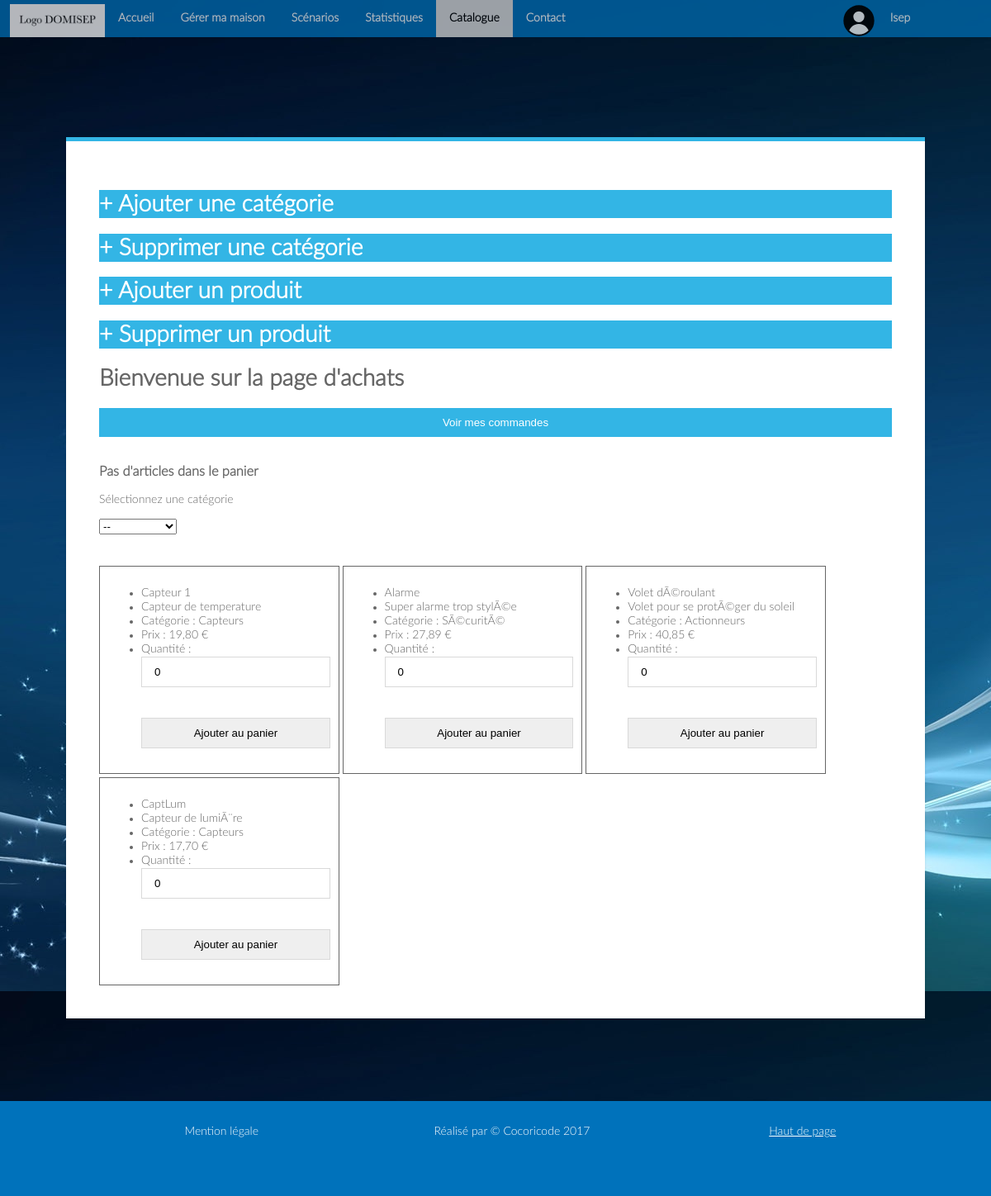
The page /index.php?page=catalogue (signed in) on the database as committed earlier.
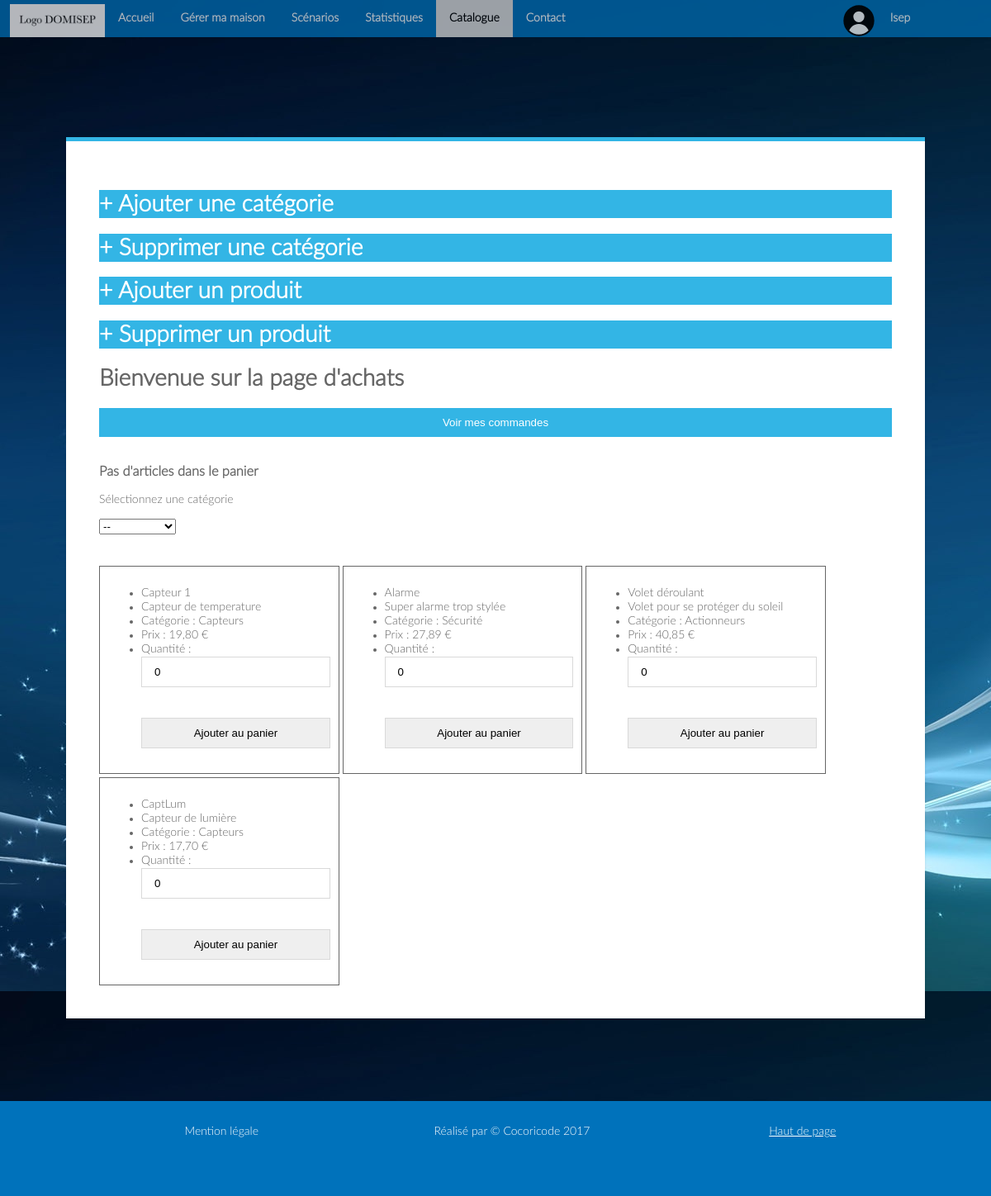
The same page on the database as committed later.
### tables this page shows
CREATE TABLE `Catalogue` (
  `Id` int(10) NOT NULL,
  `Nom` varchar(30) NOT NULL,
  `Description` varchar(300) NOT NULL,
  `Prix` varchar(10) NOT NULL,
  `Id_categorie` varchar(10) NOT NULL
);

CREATE TABLE `categories` (
  `Id` int(10) NOT NULL,
  `Nom` varchar(30) NOT NULL,
  `Description` varchar(300) NOT NULL
);

### Vue/gabarit.php (called while the page is built, shortened)
<?php
include('Vue/header.php');
?>

### Controleur/catalogue.php (called while the page is built)
<?php
include 'Vue/catalogue.php';
?>

### Vue/catalogue.php (the view, shortened to what this page needs)
<?php
include 'Vue/gabarit.php';
if (! isset ( $_SESSION ['panier'] )) {
	$panier = "Pas d'articles dans le panier";
} else {
	$panier = count ( $_SESSION ['panier'] ) . " article(s) dans votre panier";
}
?>
<div class="module3">
	<div class="module form-block">
	<?php
	if ($_SESSION ['admin'] == '1') {
		include 'Vue/newcat.php';
	}
	?>
	<h1>Bienvenue sur la page d'achats</h1>
		<button onclick='document.location.href="index.php?page=cmdclient" '>Voir
			mes commandes</button>
		<br>
		<br>
		<h3><?php echo $panier ?></h3>
<p>Sélectionnez une catégorie</p>
		<form action="" method="post" id="categ">
			<select id="cat" name="cat"
				onchange='document.getElementById("categ").submit()'>
				<option value="rien">--</option>
	<?php
	include 'Modele/connexion_bdd.php';
	$req = $mysqli->query ( "SELECT * FROM categories" );
		?>
	</select>
		</form>
		<br>
		<br>
	<?php
if (isset ( $_POST ['cat'] ) && $_POST ['cat'] != "tout" && $_POST ['cat'] != "rien") {
	$idcat = $_POST ['cat'];
	$req = $mysqli->query ( "SELECT * FROM Catalogue WHERE Id_categorie = '$idcat'" );
} else {
	$req = $mysqli->query ( "SELECT * FROM Catalogue" );
}
while ( $don = $req->fetch_array ( MYSQLI_ASSOC ) ) {
	$cat = $don ['Id_categorie'];
	$reqcat = $mysqli->query ( "SELECT * FROM categories WHERE Id = '$cat'" );
	$cate = $reqcat->fetch_array ( MYSQLI_ASSOC );
	$catg = $cate ['Nom'];
	?>
<div class="capt">
			<ul>
				<li><?php echo $don['Nom'] ?></li>
				<li><?php echo $don['Description'] ?></li>
				<li>Catégorie : <?php echo $catg ?></li>
				<li>Prix : <?php echo $don['Prix'] ?> €</li>
				<form method="post" action="Controleur/achat.php?id=<?php echo $don['Id'] ?>">
					<li>Quantité : <input type="number" name="quant" min="0" max="100" step="1" value="0"></li>
					<br> <input type="submit" name='aj' value="Ajouter au panier">
				</form>
			</ul>
		</div>
<?php
}
?>
</div>
</div>

### index.php (shortened to what this page needs)
<?php
require ("Vue/fonctions.php");
if (isset ( $_SESSION ['id'] ) && isset ( $_SESSION ['mail'] )) {
	switch (htmlentities ( $_GET ["page"] )) {
		case "catalogue" :
			include ("Controleur/catalogue.php");
			break;
	}
}
require ('Vue/footer.php');
?>

### Vue/header.php (shortened to what this page needs)
<!DOCTYPE html>
<html>
<head>
<link rel="stylesheet" href="Vue/style.css" type="text/css" />
<link rel="stylesheet" href="Vue/stylead.css" type="text/css" />
<link rel="stylesheet" href="Vue/dropit.css" type="text/css" />
</head>
<body>
	<div class="header">
		<nav class="menu">
			<ul id="menu_deroulant">
				<div class="logo">
					<img src="Vue/logo.png"></img>
					<li><a <?php activepage("accueil")?> href="index.php?page=accueil">Accueil</a></li>
					<li><a <?php activepage("reglages")?>
						href="index.php?page=reglages">Gérer ma maison</a></li>
					<li><a <?php activepage("scenarios")?>
						href="index.php?page=scenarios">Scénarios</a></li>
					<li><a <?php activepage("stats")?> href="index.php?page=stats">Statistiques</a></li>
					<li><a <?php activepage("catalogue")?>
						href="index.php?page=catalogue">Catalogue</a></li>
					<li><a <?php activepage("contact")?> href="index.php?page=contact">Contact</a></li>
			<?php if (isset($_SESSION['id'])) {?>
			<div class="nav-right">
						<img src="Vue/user.svg"
							style="padding-right: 5px;width=30px;height=30px;"></img>
						<div class="nav-right2">
							<ul id="dropit" class="dropit">
								<li class="dropit-trigger dropit-open"><a href="#"><?php echo $_SESSION['prenom']; ?></a>
									</li>
							</ul>
						</div>
					</div>
				</div>
			<?php
			}
			?>
		</ul>
		</nav>
	</div>

### Vue/fonctions.php (shortened to what this page needs)
<?php
function activepage($requestUri)
{
	if (isset($_GET["page"])) {
		$current_file_name = htmlentities($_GET["page"]);
	}
	else {
		$current_file_name = "";
	}
	if ($current_file_name == $requestUri)
		echo 'class="active"';
}
	?>

### Vue/newcat.php (shortened to what this page needs)
<div>
<div class="fond_admin" style="background-color:#33b5e5; color: #FFFFFF">
<h1 style="cursor:pointer" onclick = 'affich("nouvcat","Ajouter une catégorie","tnouvcat")' id = "tnouvcat">+ Ajouter une catégorie</h1>
</div>
<div class="fond_admin" style="background-color:#33b5e5; color: #FFFFFF">
<h1 style="cursor:pointer" onclick = 'affich("suppcat","Supprimer une catégorie","tsuppcat")' id = "tsuppcat">+ Supprimer une catégorie</h1>
</div>
<div class="fond_admin" style="background-color:#33b5e5; color: #FFFFFF">
<h1 style="cursor:pointer" onclick = 'affich("ajpdt","Ajouter un produit","tajpdt")' id = "tajpdt">+ Ajouter un produit</h1>
</div>
<div id="fond_admin" style="background-color:#33b5e5; color: #FFFFFF">
<h1 style="cursor:pointer" onclick = 'affich("suppdt","Supprimer un produit","tsuppdt")' id = "tsuppdt">+ Supprimer un produit</h1>
</div>
</div>

### Vue/footer.php
<div class="footer">
  <ul>
    <li>Mention légale</li>
    <li>Réalisé par © Cocoricode 2017</li>
    <li><a href="#contenu">Haut de page</a></li>
  </ul>
</div>
</body>
</html>

### Vue/style.css (style rules this page uses)
body { font-family: LatoLight; margin: 0; padding: 0; background-image: url('Vue/background.jpg'); background-size: 100%; height: 100%; }
.header { padding-bottom: 0.5%; color: Blue; }
.menu { border-width: 1px; padding: 0; background-color: Snow; text-align: center; opacity: 0.7; display: inline-block; width: 100%; position: fixed; font-weight: bold; position : static; color : white; }
.header ul li { list-style-type: none; display: inline-block; }
.menu ul { list-style-type: none; margin: 0; padding: 0; overflow: hidden; background-color: #0072BB; text-decoration-color: black; }
.menu li { float: left; color : white; }
.menu li a { display: block; color: #666; text-align: center; padding: 14px 16px; text-decoration: none; color: #FFFFFF; }
.menu li a.active { color: black; background-color: #ddd; }
.logo img { height: 40px; padding-left: 1%; padding-top: 5px; float: left; }
body { background: #e9e9e9; background-image:url(background.jpg); color: #666666; font-size: 14px; -webkit-font-smoothing: antialiased; -moz-osx-font-smoothing: grayscale; }
.nav-right { position: absolute;left: 85%; }
.nav-right2 { position: absolute;left: 93%; }
.module3 { position: relative; padding-top: 8%; width: 100%; height : 100%; margin-bottom : 100px; }
.module3 .capt { margin-top: 4px; border: solid; border-width: 1px; display: inline-block; width: 28%; padding: 10px; -webkit-transition: width 2s; transition: width 2s; transition: all .2s ease-out; }
.form-block { position: relative; background: #ffffff; max-width: 80%; border-top: 5px solid #33b5e5; box-shadow: 0 0 3px rgba(0, 0, 0, 0.1); margin: 0 auto; padding: 40px; }
.form-block input { outline: none; display: block; width: 100%; border: 1px solid #d9d9d9; margin: 0 0 20px; padding: 10px 15px; box-sizing: border-box; font-wieght: 400; -webkit-transition: 0.3s ease; transition: 0.3s ease; }
.form-block button { cursor: pointer; background: #33b5e5; width: 100%; border: 0; padding: 10px 15px; color: #ffffff; -webkit-transition: 0.3s ease; transition: 0.3s ease; }

### Vue/stylead.css (style rules this page uses)
.footer { position: relative; text-align: center; border-width: 1px; background-color: #0072BB ; width: 100%; height: 100px; bottom : 0; color:#ffffff; padding-top: 15px; }
.footer li a:link, .footer li a:visited { color:#ffffff; }
.footer li { list-style: none; display: inline-block; width: 30%; }

### Vue/dropit.css (style rules this page uses)
.dropit { list-style: none; padding: 0; margin: 0; }
.dropit .dropit-trigger { position: relative; }

Rows that differ between the two databases and show on the page:
changed catalogue "Alarme": Description "Super alarme trop stylÃ©e" → "Super alarme trop stylée"; Id_categorie.Nom "SÃ©curitÃ©" → "Sécurité"
changed catalogue "Actionneurs": Nom "Volet dÃ©roulant" → "Volet déroulant"; Description "Volet pour se protÃ©ger du soleil" → "Volet pour se protéger du soleil"
changed catalogue "CaptLum": Description "Capteur de lumiÃ¨re" → "Capteur de lumière"
